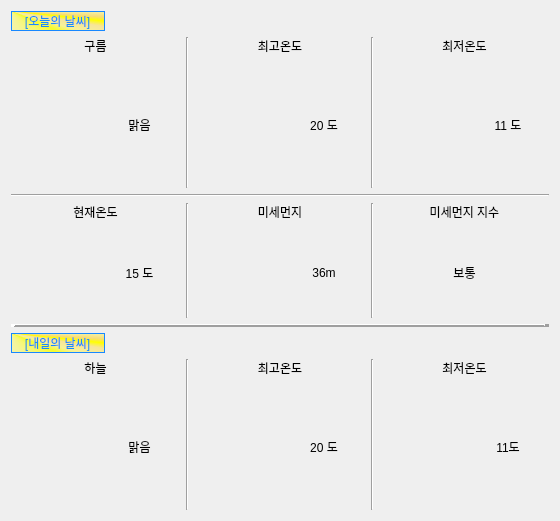
<?xml version="1.0" encoding="UTF-8"?>
<ui version="4.0">
 <class>Form</class>
 <widget class="QWidget" name="Form">
  <property name="geometry">
   <rect>
    <x>0</x>
    <y>0</y>
    <width>560</width>
    <height>470</height>
   </rect>
  </property>
  <property name="windowTitle">
   <string>Form</string>
  </property>
  <property name="styleSheet">
   <string notr="true"/>
  </property>
  <layout class="QHBoxLayout" name="horizontalLayout_2">
   <item>
    <layout class="QGridLayout" name="gridLayout">
     <item row="3" column="1" colspan="8">
      <widget class="Line" name="line_6">
       <property name="orientation">
        <enum>Qt::Horizontal</enum>
       </property>
      </widget>
     </item>
     <item row="9" column="5">
      <widget class="QLabel" name="tmax_tomorrow">
       <property name="styleSheet">
        <string notr="true">font: 14pt &quot;HY헤드라인M&quot;;</string>
       </property>
       <property name="text">
        <string>20 도</string>
       </property>
       <property name="alignment">
        <set>Qt::AlignCenter</set>
       </property>
      </widget>
     </item>
     <item row="5" column="4">
      <widget class="QLabel" name="label_23">
       <property name="font">
        <font>
         <family>Agency FB</family>
         <pointsize>50</pointsize>
        </font>
       </property>
       <property name="styleSheet">
        <string notr="true">image: url(dust.png);</string>
       </property>
       <property name="text">
        <string/>
       </property>
      </widget>
     </item>
     <item row="2" column="4">
      <widget class="QLabel" name="label_19">
       <property name="styleSheet">
        <string notr="true">image: url(high.png);</string>
       </property>
       <property name="text">
        <string/>
       </property>
      </widget>
     </item>
     <item row="9" column="4">
      <widget class="QLabel" name="asdasdad">
       <property name="styleSheet">
        <string notr="true">image: url(high.png);</string>
       </property>
       <property name="text">
        <string/>
       </property>
      </widget>
     </item>
     <item row="1" column="4" colspan="2">
      <widget class="QLabel" name="label_4">
       <property name="styleSheet">
        <string notr="true">font: 10pt &quot;HY헤드라인M&quot;;</string>
       </property>
       <property name="text">
        <string>최고온도</string>
       </property>
       <property name="alignment">
        <set>Qt::AlignCenter</set>
       </property>
      </widget>
     </item>
     <item row="8" column="4" colspan="2">
      <widget class="QLabel" name="label_13">
       <property name="styleSheet">
        <string notr="true">font: 10pt &quot;HY헤드라인M&quot;;</string>
       </property>
       <property name="text">
        <string>최고온도</string>
       </property>
       <property name="alignment">
        <set>Qt::AlignCenter</set>
       </property>
      </widget>
     </item>
     <item row="4" column="4" colspan="2">
      <widget class="QLabel" name="label_18">
       <property name="styleSheet">
        <string notr="true">font: 10pt &quot;HY헤드라인M&quot;;</string>
       </property>
       <property name="text">
        <string>미세먼지</string>
       </property>
       <property name="alignment">
        <set>Qt::AlignCenter</set>
       </property>
      </widget>
     </item>
     <item row="2" column="5">
      <widget class="QLabel" name="tmax_today">
       <property name="styleSheet">
        <string notr="true">font: 14pt &quot;HY헤드라인M&quot;;</string>
       </property>
       <property name="text">
        <string>20 도</string>
       </property>
       <property name="alignment">
        <set>Qt::AlignCenter</set>
       </property>
      </widget>
     </item>
     <item row="5" column="5">
      <widget class="QLabel" name="dust">
       <property name="styleSheet">
        <string notr="true">font: 14pt &quot;HY헤드라인M&quot;;</string>
       </property>
       <property name="text">
        <string>36m</string>
       </property>
       <property name="alignment">
        <set>Qt::AlignCenter</set>
       </property>
      </widget>
     </item>
     <item row="4" column="1" colspan="2">
      <widget class="QLabel" name="label_10">
       <property name="styleSheet">
        <string notr="true">font: 10pt &quot;HY헤드라인M&quot;;</string>
       </property>
       <property name="text">
        <string>현재온도</string>
       </property>
       <property name="alignment">
        <set>Qt::AlignCenter</set>
       </property>
      </widget>
     </item>
     <item row="2" column="7">
      <widget class="QLabel" name="asdads">
       <property name="styleSheet">
        <string notr="true">image: url(low.png);</string>
       </property>
       <property name="text">
        <string/>
       </property>
      </widget>
     </item>
     <item row="9" column="8">
      <widget class="QLabel" name="tmin_tomorrow">
       <property name="styleSheet">
        <string notr="true">font: 14pt &quot;HY헤드라인M&quot;;</string>
       </property>
       <property name="text">
        <string>11도</string>
       </property>
       <property name="alignment">
        <set>Qt::AlignCenter</set>
       </property>
      </widget>
     </item>
     <item row="8" column="6" rowspan="2">
      <widget class="Line" name="line_5">
       <property name="orientation">
        <enum>Qt::Vertical</enum>
       </property>
      </widget>
     </item>
     <item row="2" column="2">
      <widget class="QLabel" name="label_5">
       <property name="styleSheet">
        <string notr="true">font: 14pt &quot;HY헤드라인M&quot;;</string>
       </property>
       <property name="text">
        <string>맑음</string>
       </property>
       <property name="alignment">
        <set>Qt::AlignCenter</set>
       </property>
      </widget>
     </item>
     <item row="8" column="1" colspan="2">
      <widget class="QLabel" name="label_12">
       <property name="styleSheet">
        <string notr="true">font: 10pt &quot;HY헤드라인M&quot;;</string>
       </property>
       <property name="text">
        <string>하늘</string>
       </property>
       <property name="alignment">
        <set>Qt::AlignCenter</set>
       </property>
      </widget>
     </item>
     <item row="9" column="2">
      <widget class="QLabel" name="label_15">
       <property name="styleSheet">
        <string notr="true">font: 14pt &quot;HY헤드라인M&quot;;</string>
       </property>
       <property name="text">
        <string>맑음</string>
       </property>
       <property name="alignment">
        <set>Qt::AlignCenter</set>
       </property>
      </widget>
     </item>
     <item row="8" column="7" colspan="2">
      <widget class="QLabel" name="label_14">
       <property name="styleSheet">
        <string notr="true">font: 10pt &quot;HY헤드라인M&quot;;</string>
       </property>
       <property name="text">
        <string>최저온도</string>
       </property>
       <property name="alignment">
        <set>Qt::AlignCenter</set>
       </property>
      </widget>
     </item>
     <item row="1" column="1" colspan="2">
      <widget class="QLabel" name="label_2">
       <property name="styleSheet">
        <string notr="true">font: 10pt &quot;HY헤드라인M&quot;;</string>
       </property>
       <property name="text">
        <string>구름</string>
       </property>
       <property name="alignment">
        <set>Qt::AlignCenter</set>
       </property>
      </widget>
     </item>
     <item row="5" column="2">
      <widget class="QLabel" name="label_6">
       <property name="styleSheet">
        <string notr="true">font: 14pt &quot;HY헤드라인M&quot;;</string>
       </property>
       <property name="text">
        <string>15 도</string>
       </property>
       <property name="alignment">
        <set>Qt::AlignCenter</set>
       </property>
      </widget>
     </item>
     <item row="0" column="1" colspan="8" alignment="Qt::AlignLeft">
      <widget class="QLabel" name="label">
       <property name="styleSheet">
        <string notr="true">font: 11pt &quot;HY헤드라인M&quot;;
color : rgb(24, 136, 255);
border : 1px solid rgb(24, 136, 255);
background-color: qconicalgradient(cx:0, cy:0, angle:135, stop:0 rgba(255, 255, 0, 69), stop:0.375 rgba(255, 255, 0, 69), stop:0.423533 rgba(251, 255, 0, 145), stop:0.45 rgba(247, 255, 0, 208), stop:0.477581 rgba(255, 244, 71, 130), stop:0.518717 rgba(255, 218, 71, 130), stop:0.55 rgba(255, 255, 0, 255), stop:0.57754 rgba(255, 203, 0, 130), stop:0.625 rgba(255, 255, 0, 69), stop:1 rgba(255, 255, 0, 69));</string>
       </property>
       <property name="text">
        <string>   [오늘의 날씨]   </string>
       </property>
      </widget>
     </item>
     <item row="5" column="7" colspan="2">
      <widget class="QLabel" name="dust_str">
       <property name="styleSheet">
        <string notr="true">font: 14pt &quot;HY헤드라인M&quot;;</string>
       </property>
       <property name="text">
        <string>보통</string>
       </property>
       <property name="alignment">
        <set>Qt::AlignCenter</set>
       </property>
      </widget>
     </item>
     <item row="4" column="7" colspan="2">
      <widget class="QLabel" name="label_8">
       <property name="styleSheet">
        <string notr="true">font: 10pt &quot;HY헤드라인M&quot;;</string>
       </property>
       <property name="text">
        <string>미세먼지 지수</string>
       </property>
       <property name="alignment">
        <set>Qt::AlignCenter</set>
       </property>
      </widget>
     </item>
     <item row="7" column="1" colspan="8" alignment="Qt::AlignLeft">
      <widget class="QLabel" name="label_11">
       <property name="styleSheet">
        <string notr="true">font: 11pt &quot;HY헤드라인M&quot;;
color : rgb(24, 136, 255);
border : 1px solid rgb(24, 136, 255);
background-color: qconicalgradient(cx:0, cy:0, angle:135, stop:0 rgba(255, 255, 0, 69), stop:0.375 rgba(255, 255, 0, 69), stop:0.423533 rgba(251, 255, 0, 145), stop:0.45 rgba(247, 255, 0, 208), stop:0.477581 rgba(255, 244, 71, 130), stop:0.518717 rgba(255, 218, 71, 130), stop:0.55 rgba(255, 255, 0, 255), stop:0.57754 rgba(255, 203, 0, 130), stop:0.625 rgba(255, 255, 0, 69), stop:1 rgba(255, 255, 0, 69));</string>
       </property>
       <property name="text">
        <string>   [내일의 날씨]   </string>
       </property>
      </widget>
     </item>
     <item row="1" column="7" colspan="2">
      <widget class="QLabel" name="label_3">
       <property name="styleSheet">
        <string notr="true">font: 10pt &quot;HY헤드라인M&quot;;</string>
       </property>
       <property name="text">
        <string>최저온도</string>
       </property>
       <property name="alignment">
        <set>Qt::AlignCenter</set>
       </property>
      </widget>
     </item>
     <item row="6" column="1" colspan="8">
      <widget class="Line" name="line">
       <property name="frameShadow">
        <enum>QFrame::Raised</enum>
       </property>
       <property name="lineWidth">
        <number>5</number>
       </property>
       <property name="orientation">
        <enum>Qt::Horizontal</enum>
       </property>
      </widget>
     </item>
     <item row="1" column="6" rowspan="2">
      <widget class="Line" name="line_3">
       <property name="orientation">
        <enum>Qt::Vertical</enum>
       </property>
      </widget>
     </item>
     <item row="9" column="7">
      <widget class="QLabel" name="label_22">
       <property name="styleSheet">
        <string notr="true">image: url(low.png);</string>
       </property>
       <property name="text">
        <string/>
       </property>
      </widget>
     </item>
     <item row="2" column="8">
      <widget class="QLabel" name="label_7">
       <property name="styleSheet">
        <string notr="true">font: 14pt &quot;HY헤드라인M&quot;;</string>
       </property>
       <property name="text">
        <string>11 도</string>
       </property>
       <property name="alignment">
        <set>Qt::AlignCenter</set>
       </property>
      </widget>
     </item>
     <item row="5" column="1">
      <widget class="QLabel" name="label_9">
       <property name="styleSheet">
        <string notr="true">image: url(high.png);</string>
       </property>
       <property name="text">
        <string/>
       </property>
       <property name="alignment">
        <set>Qt::AlignCenter</set>
       </property>
      </widget>
     </item>
     <item row="2" column="1">
      <widget class="QLabel" name="sky_today">
       <property name="font">
        <font>
         <family>Agency FB</family>
         <pointsize>70</pointsize>
        </font>
       </property>
       <property name="text">
        <string/>
       </property>
      </widget>
     </item>
     <item row="9" column="1">
      <widget class="QLabel" name="sky_tomorrow">
       <property name="font">
        <font>
         <family>Agency FB</family>
         <pointsize>70</pointsize>
        </font>
       </property>
       <property name="text">
        <string/>
       </property>
      </widget>
     </item>
     <item row="8" column="3" rowspan="2">
      <widget class="Line" name="line_4">
       <property name="orientation">
        <enum>Qt::Vertical</enum>
       </property>
      </widget>
     </item>
     <item row="4" column="3" rowspan="2">
      <widget class="Line" name="line_7">
       <property name="orientation">
        <enum>Qt::Vertical</enum>
       </property>
      </widget>
     </item>
     <item row="1" column="3" rowspan="2">
      <widget class="Line" name="line_2">
       <property name="orientation">
        <enum>Qt::Vertical</enum>
       </property>
      </widget>
     </item>
     <item row="4" column="6" rowspan="2">
      <widget class="Line" name="line_8">
       <property name="orientation">
        <enum>Qt::Vertical</enum>
       </property>
      </widget>
     </item>
    </layout>
   </item>
  </layout>
 </widget>
 <resources/>
 <connections/>
</ui>
